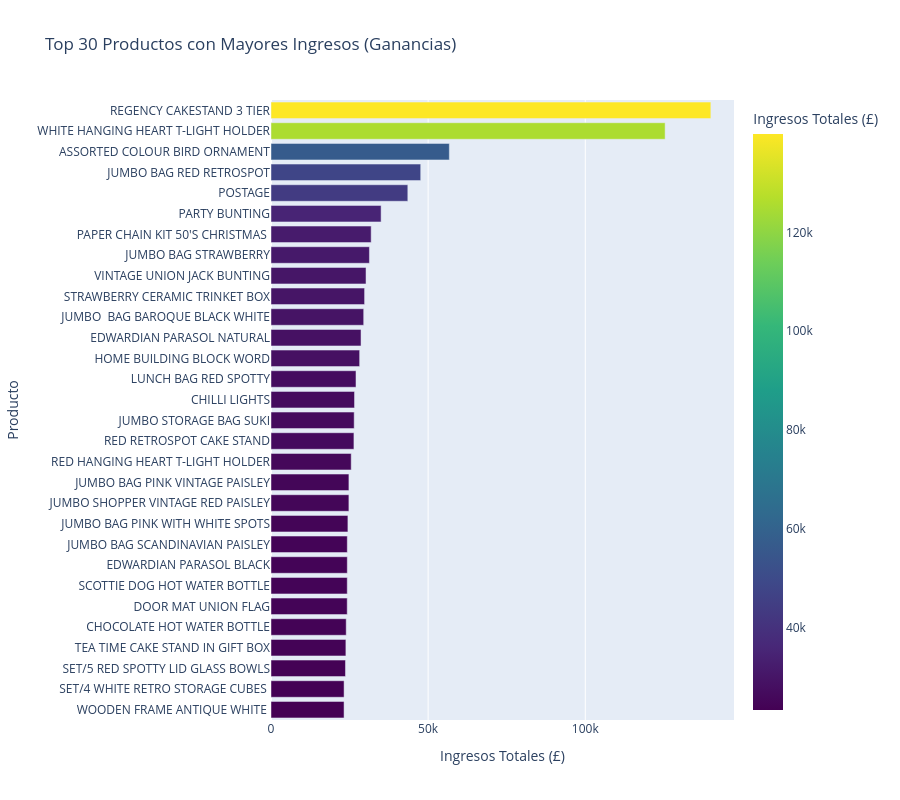
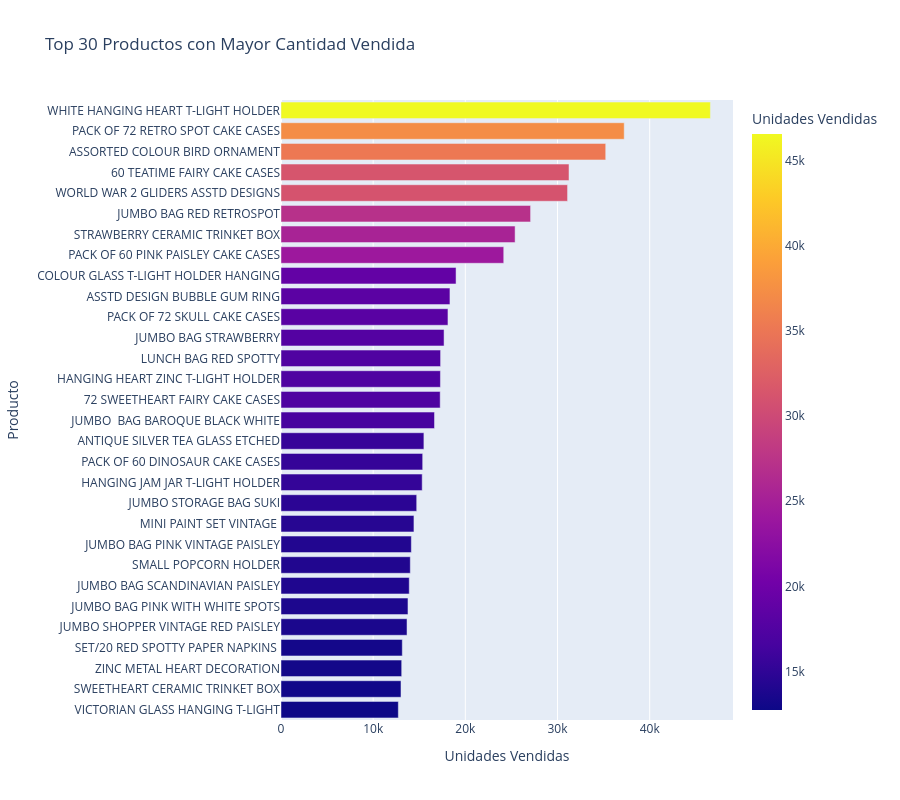

Notebook code for these charts, in order:
### Markdown cell above
Sin considerar los comentarios realizados en la sección 1.2 , _Don Mora_ les pide obtener el **Top de 30 productos que generan más ganancias** para la tienda de retail. Deben considerar todo el registro temporal presente en el dataset y entregar la información en un gráfico de barras de los ingresos/cantidades v/s el nombre de los productos (Utilice `plotly`). ¿Los artículos más vendidos son los mismos que generan más ganancias?, Comente los resultados obtenidos.

**Resultados:**

### Code cell
df_retail_clean["Revenue"] = df_retail_clean["Quantity"] * df_retail_clean["Price"]

df_agrupado = df_retail_clean.groupby("Description")[["Revenue", "Quantity"]].sum().reset_index()

top_30_ingresos = df_agrupado.sort_values(by="Revenue", ascending=False).head(30)
top_30_ingresos = top_30_ingresos.iloc[::-1]

fig_ingresos = px.bar(
    top_30_ingresos,
    x="Revenue",
    y="Description",
    orientation="h",
    title="Top 30 Productos con Mayores Ingresos (Ganancias)",
    labels={"Description": "Producto", "Revenue": "Ingresos Totales (£)"},
    color="Revenue",
    color_continuous_scale="Viridis",
)

fig_ingresos.update_layout(height=800)
fig_ingresos.show()

top_30_cantidades = df_agrupado.sort_values(by="Quantity", ascending=False).head(30)
top_30_cantidades = top_30_cantidades.iloc[::-1]

fig_cantidades = px.bar(
    top_30_cantidades,
    x="Quantity",
    y="Description",
    orientation="h",
    title="Top 30 Productos con Mayor Cantidad Vendida",
    labels={"Description": "Producto", "Quantity": "Unidades Vendidas"},
    color="Quantity",
    color_continuous_scale="Plasma",
)

fig_cantidades.update_layout(height=800)
fig_cantidades.show()

### Figure 1 — Plotly figure (JSON) as saved in the notebook; plotly's stock layout.template omitted (floating-point values rounded to 4 significant figures)
{"data": [{"hovertemplate": "Ingresos Totales (£)=%{marker.color}<br>Producto=%{y}<extra></extra>", "legendgroup": "", "marker": {"color": [23250.0, 23250.0, 23690.0, 23830.0, 23930.0, 24250.0, 24260.0, 24280.0, 24280.0, 24470.0, 24790.0, 24790.0, 25520.0, 26390.0, 26460.0, 26570.0, 27040.0, 28210.0, 28640.0, 29490.0, 29780.0, 30230.0, 31320.0, 31870.0, 35040.0, 43530.0, 47630.0, 56740.0, 125400.0, 140000.0], "coloraxis": "coloraxis", "pattern": {"shape": ""}}, "name": "", "orientation": "h", "showlegend": false, "textposition": "auto", "type": "bar", "x": [23250.0, 23250.0, 23690.0, 23830.0, 23930.0, 24250.0, 24260.0, 24280.0, 24280.0, 24470.0, 24790.0, 24790.0, 25520.0, 26390.0, 26460.0, 26570.0, 27040.0, 28210.0, 28640.0, 29490.0, 29780.0, 30230.0, 31320.0, 31870.0, 35040.0, 43530.0, 47630.0, 56740.0, 125400.0, 140000.0], "xaxis": "x", "y": ["WOODEN FRAME ANTIQUE WHITE ", "SET/4 WHITE RETRO STORAGE CUBES ", "SET/5 RED SPOTTY LID GLASS BOWLS", "TEA TIME CAKE STAND IN GIFT BOX", "CHOCOLATE HOT WATER BOTTLE", "DOOR MAT UNION FLAG", "SCOTTIE DOG HOT WATER BOTTLE", "EDWARDIAN PARASOL BLACK", "JUMBO BAG SCANDINAVIAN PAISLEY", "JUMBO BAG PINK WITH WHITE SPOTS", "JUMBO SHOPPER VINTAGE RED PAISLEY", "JUMBO BAG PINK VINTAGE PAISLEY", "RED HANGING HEART T-LIGHT HOLDER", "RED RETROSPOT CAKE STAND", "JUMBO STORAGE BAG SUKI", "CHILLI LIGHTS", "LUNCH BAG RED SPOTTY", "HOME BUILDING BLOCK WORD", "EDWARDIAN PARASOL NATURAL", "JUMBO  BAG BAROQUE BLACK WHITE", "STRAWBERRY CERAMIC TRINKET BOX", "VINTAGE UNION JACK BUNTING", "JUMBO BAG STRAWBERRY", "PAPER CHAIN KIT 50'S CHRISTMAS ", "PARTY BUNTING", "POSTAGE", "JUMBO BAG RED RETROSPOT", "ASSORTED COLOUR BIRD ORNAMENT", "WHITE HANGING HEART T-LIGHT HOLDER", "REGENCY CAKESTAND 3 TIER"], "yaxis": "y"}], "layout": {"barmode": "relative", "coloraxis": {"colorbar": {"title": {"text": "Ingresos Totales (£)"}}, "colorscale": [[0, "#440154"], [0.1111, "#482878"], [0.2222, "#3e4989"], [0.3333, "#31688e"], [0.4444, "#26828e"], [0.5556, "#1f9e89"], [0.6667, "#35b779"], [0.7778, "#6ece58"], [0.8889, "#b5de2b"], [1, "#fde725"]]}, "height": 800, "legend": {"tracegroupgap": 0}, "title": {"text": "Top 30 Productos con Mayores Ingresos (Ganancias)"}, "xaxis": {"anchor": "y", "domain": [0, 1], "title": {"text": "Ingresos Totales (£)"}}, "yaxis": {"anchor": "x", "domain": [0, 1], "title": {"text": "Producto"}}}}

### Figure 2 — Plotly figure (JSON) as saved in the notebook; plotly's stock layout.template omitted (floating-point values rounded to 4 significant figures)
{"data": [{"hovertemplate": "Unidades Vendidas=%{marker.color}<br>Producto=%{y}<extra></extra>", "legendgroup": "", "marker": {"color": [12730, 13018, 13094, 13159, 13672, 13777, 13914, 14028, 14142, 14423, 14723, 15319, 15371, 15504, 16654, 17271, 17297, 17314, 17691, 18114, 18330, 18992, 24166, 25398, 27078, 31090, 31246, 35231, 37236, 46587], "coloraxis": "coloraxis", "pattern": {"shape": ""}}, "name": "", "orientation": "h", "showlegend": false, "textposition": "auto", "type": "bar", "x": [12730, 13018, 13094, 13159, 13672, 13777, 13914, 14028, 14142, 14423, 14723, 15319, 15371, 15504, 16654, 17271, 17297, 17314, 17691, 18114, 18330, 18992, 24166, 25398, 27078, 31090, 31246, 35231, 37236, 46587], "xaxis": "x", "y": ["VICTORIAN GLASS HANGING T-LIGHT", "SWEETHEART CERAMIC TRINKET BOX", "ZINC METAL HEART DECORATION", "SET/20 RED SPOTTY PAPER NAPKINS ", "JUMBO SHOPPER VINTAGE RED PAISLEY", "JUMBO BAG PINK WITH WHITE SPOTS", "JUMBO BAG SCANDINAVIAN PAISLEY", "SMALL POPCORN HOLDER", "JUMBO BAG PINK VINTAGE PAISLEY", "MINI PAINT SET VINTAGE ", "JUMBO STORAGE BAG SUKI", "HANGING JAM JAR T-LIGHT HOLDER", "PACK OF 60 DINOSAUR CAKE CASES", "ANTIQUE SILVER TEA GLASS ETCHED", "JUMBO  BAG BAROQUE BLACK WHITE", "72 SWEETHEART FAIRY CAKE CASES", "HANGING HEART ZINC T-LIGHT HOLDER", "LUNCH BAG RED SPOTTY", "JUMBO BAG STRAWBERRY", "PACK OF 72 SKULL CAKE CASES", "ASSTD DESIGN BUBBLE GUM RING", "COLOUR GLASS T-LIGHT HOLDER HANGING", "PACK OF 60 PINK PAISLEY CAKE CASES", "STRAWBERRY CERAMIC TRINKET BOX", "JUMBO BAG RED RETROSPOT", "WORLD WAR 2 GLIDERS ASSTD DESIGNS", "60 TEATIME FAIRY CAKE CASES", "ASSORTED COLOUR BIRD ORNAMENT", "PACK OF 72 RETRO SPOT CAKE CASES", "WHITE HANGING HEART T-LIGHT HOLDER"], "yaxis": "y"}], "layout": {"barmode": "relative", "coloraxis": {"colorbar": {"title": {"text": "Unidades Vendidas"}}, "colorscale": [[0, "#0d0887"], [0.1111, "#46039f"], [0.2222, "#7201a8"], [0.3333, "#9c179e"], [0.4444, "#bd3786"], [0.5556, "#d8576b"], [0.6667, "#ed7953"], [0.7778, "#fb9f3a"], [0.8889, "#fdca26"], [1, "#f0f921"]]}, "height": 800, "legend": {"tracegroupgap": 0}, "title": {"text": "Top 30 Productos con Mayor Cantidad Vendida"}, "xaxis": {"anchor": "y", "domain": [0, 1], "title": {"text": "Unidades Vendidas"}}, "yaxis": {"anchor": "x", "domain": [0, 1], "title": {"text": "Producto"}}}}
